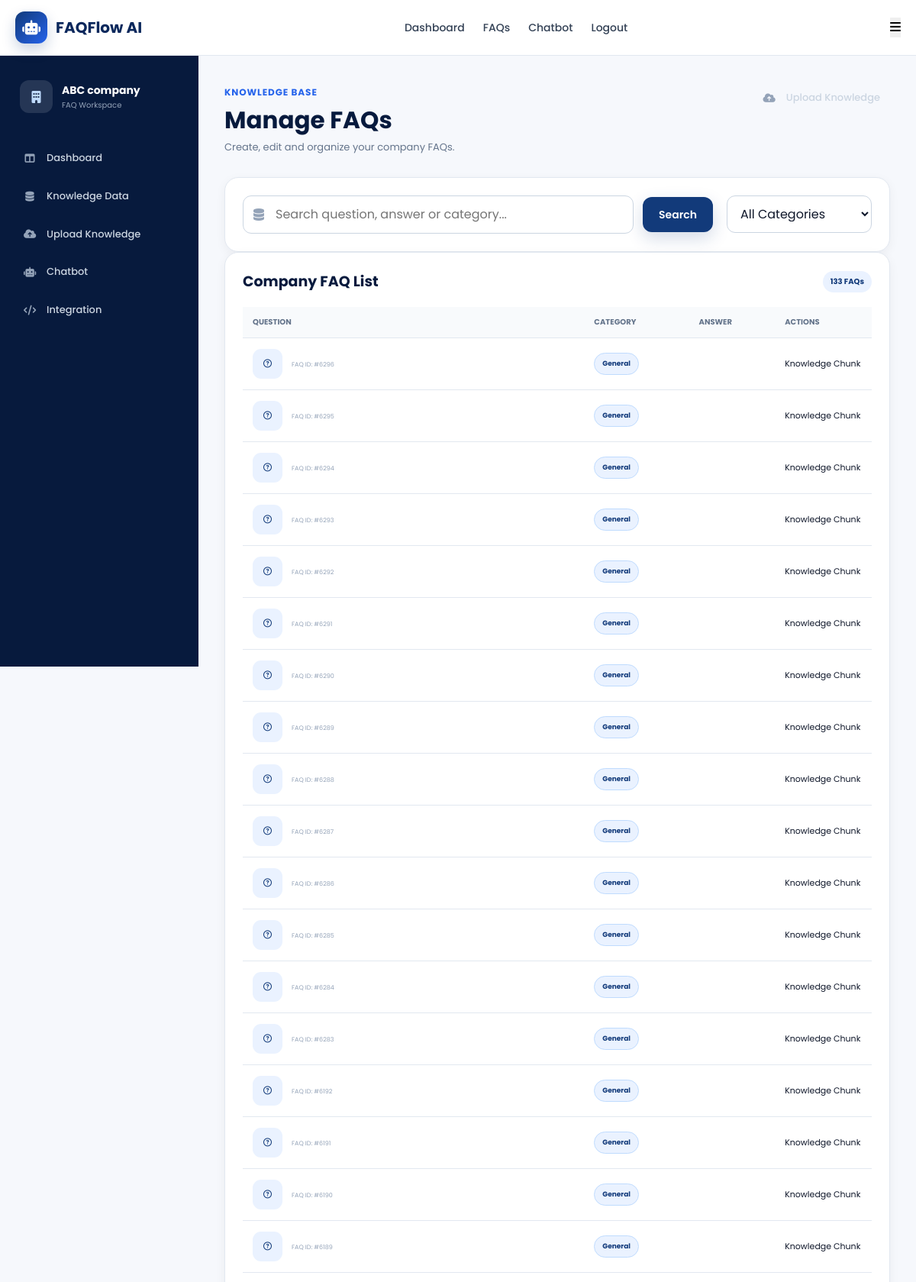
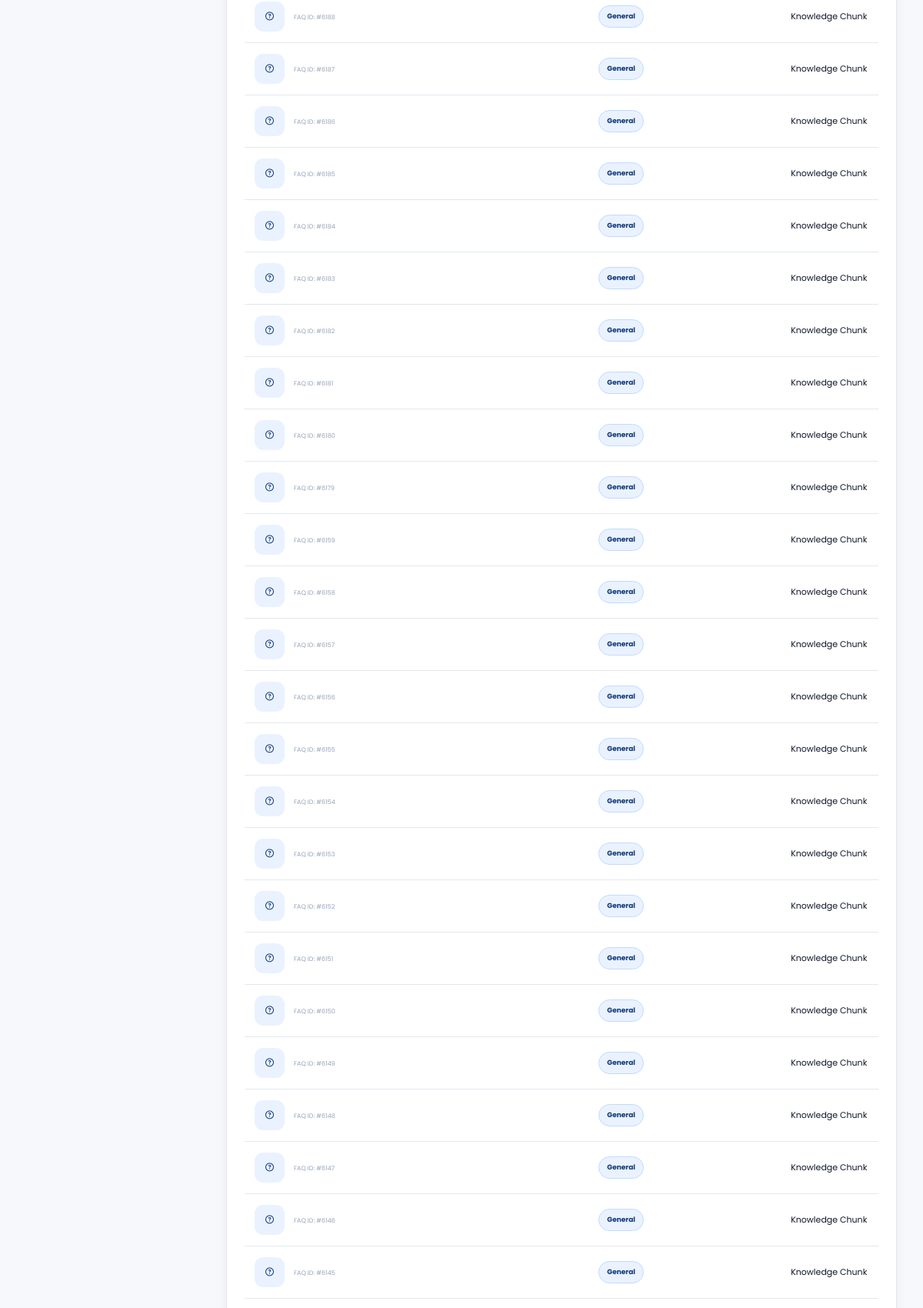
/knowledge/ (signed in, upper part), run on the app's committed database (2 pictures, top to bottom).
### tables this page shows
CREATE TABLE knowledge_chunks (
            id INTEGER PRIMARY KEY AUTOINCREMENT,
            company_id INTEGER NOT NULL,
            content TEXT NOT NULL,
            source_name TEXT,
            source_type TEXT,
            source_url TEXT,
            metadata TEXT,
            created_at TIMESTAMP DEFAULT CURRENT_TIMESTAMP
        );

### routes/faq_routes.py (the view)
@faq_bp.route("/")
@login_required
def faq_list():
    company_id = session.get(
        "company_id"
    )
    create_knowledge_table()
    connection = sqlite3.connect(
        database_path()
    )
    connection.row_factory = sqlite3.Row
    chunks = connection.execute(
        """
        SELECT *
        FROM knowledge_chunks
        WHERE company_id = ?
        ORDER BY id DESC
        """,
        (company_id,)
    ).fetchall()
    connection.close()
    return render_template(
        "faqs/faq_list.html",
        faqs=chunks
    )

### routes/faq_routes.py (called while the page is built)
def database_path():
    return current_app.config.get(
        "DATABASE",
        os.path.join(
            current_app.root_path,
            "database",
            "faqflow.db"
        )
    )

### services/ai_service.py (called while the page is built)
def get_database_path():
    configured_path = current_app.config.get("DATABASE")
    if configured_path:
        return configured_path
    return os.path.join(
        current_app.root_path,
        "database",
        "faqflow.db"
    )

def create_knowledge_table():
    connection = sqlite3.connect(get_database_path())
    try:
        connection.execute(
            """
            CREATE TABLE IF NOT EXISTS knowledge_chunks (
                id INTEGER PRIMARY KEY AUTOINCREMENT,
                company_id INTEGER NOT NULL,
                content TEXT NOT NULL,
                source_name TEXT,
                source_type TEXT,
                source_url TEXT,
                metadata TEXT,
                created_at TIMESTAMP DEFAULT CURRENT_TIMESTAMP
            )
            """
        )
        connection.commit()
    finally:
        connection.close()

### templates/faqs/faq_list.html (shortened to what this page needs)
{% extends "base.html" %}
{% block content %}
<section class="dashboard-page">
    <div class="dashboard-layout">
        <aside class="dashboard-sidebar">
            <div class="sidebar-top">
                <div class="sidebar-company">
                    <div class="company-avatar">
                        <i class="fa-solid fa-building"></i>
                    </div>
                    <div>
                        <h3>{{ session.get("company_name","Company") }}</h3>
                        <p>FAQ Workspace</p>
                    </div>
                </div>
                <nav class="sidebar-menu">
                    <a href="{{ url_for('dashboard.dashboard') }}" class="sidebar-link">
                        <i class="fa-solid fa-table-columns"></i>
                        <span>Dashboard</span>
                    </a>
                    <a href="{{ url_for('faq.knowledge_data') }}" class="sidebar-link">
                        <i class="fa-solid fa-database"></i>
                        <span>Knowledge Data</span>
                    </a>
                    <a href="{{ url_for('faq.upload_data') }}" class="sidebar-link">
                        <i class="fa-solid fa-cloud-arrow-up"></i>
                        <span>Upload Knowledge</span>
                    </a>
                    <a href="{{ url_for('chatbot.chatbot') }}" class="sidebar-link">
                        <i class="fa-solid fa-robot"></i>
                        <span>Chatbot</span>
                    </a>
                    <a href="{{ url_for('chatbot.integration') }}" class="sidebar-link">
                        <i class="fa-solid fa-code"></i>
                        <span>Integration</span>
                    </a>
                </nav>
            </div>
        </aside>
        <main class="dashboard-main">
            <div class="dashboard-header">
                <div>
                    <p class="dashboard-label">
                        Knowledge Base
                    </p>
                    <h1>
                        Manage FAQs
                    </h1>
                    <p class="dashboard-subtitle">
                        Create, edit and organize your company FAQs.
                    </p>
                </div>
                <a href="{{ url_for('faq.upload_data') }}" class="sidebar-link">
                    <i class="fa-solid fa-cloud-arrow-up"></i>
                    <span>Upload Knowledge</span>
                </a>
            </div>
            <div class="dashboard-card">
                <div class="faq-toolbar">
                    <form action="{{  url_for('faq.knowledge_data') }}" method="GET" class="faq-search">
                        <div class="search-box">
                            <i class="fa-solid fa-database"></i>
                            <input type="text" name="keyword" placeholder="Search question, answer or category..."
                                value="{{ keyword if keyword else '' }}">
                        </div>
                        <button type="submit" class="dashboard-primary-button">
                            Search
                        </button>
                    </form>
                    <div class="faq-filter">
                        <select id="categoryFilter">
                            <option value="all">
                                All Categories
                            </option>
                        </select>
                    </div>
                </div>
            </div>
            <div class="dashboard-card">
                <div class="table-header">
                    <h2>
                        Company FAQ List
                    </h2>
                    <span>
                        {{ faqs|length }}
                        FAQs
                    </span>
                </div>
                <div class="table-responsive">
                    <table class="faq-table">
                        <thead>
                            <tr>
                                <th>
                                    Question
                                </th>
                                <th>
                                    Category
                                </th>
                                <th>
                                    Answer
                                </th>
                                <th>
                                    Actions
                                </th>
                            </tr>
                        </thead>
                        <tbody>
                            {% if faqs %}
                            {% for faq in faqs %}
                            <tr class="faq-row" data-category="{{ faq['category'] }}">
                                <td>
                                    <div class="faq-question-cell">
                                        <div class="faq-question-icon">
                                            <i class="fa-regular fa-circle-question"></i>
                                        </div>
                                        <div>
                                            <small>
                                                FAQ ID: #{{ faq["id"] }}
                                            </small>
                                        </div>
                                    </div>
                                </td>
                                <td>
                                    <span class="faq-category-badge">
                                        {{ faq["category"] if faq["category"] else "General" }}
                                    </span>
                                </td>
                                <td>
                                </td>
                                <td>
                                    <div class="faq-action-buttons">
                                        <span class="status-badge info">
                                            Knowledge Chunk
                                        </span>
                                    </div>
                                </td>
                            </tr>
                            {% endfor %}
                            {% endif %}
                        </tbody>
                    </table>
                </div>
            </div>
        </main>
    </div>
</section>
{% endblock %}

### templates/base.html (shortened to what this page needs)
<!DOCTYPE html>
<html lang="en">
<head>
    <link rel="stylesheet" href="{{ url_for('static', filename='css/style.css') }}">
    <link rel="stylesheet" href="{{ url_for('static', filename='css/auth.css') }}">
    <link rel="stylesheet" href="{{ url_for('static', filename='css/dashboard.css') }}">
    <link rel="stylesheet" href="{{ url_for('static', filename='css/chatbot.css') }}">
    <link rel="stylesheet" href="https://cdnjs.cloudflare.com/ajax/libs/font-awesome/6.5.2/css/all.min.css">
</head>
<body>
    <header>
        <nav class="navbar">
            <div class="container">
                <a href="/" class="logo">
                    <i class="fa-solid fa-robot"></i>
                    <span>FAQFlow AI</span>
                </a>
                <ul>
                    {% if session.get("user_id") %}
                    <li>
                        <a href="/dashboard">
                            Dashboard
                        </a>
                    </li>
                    <li>
                        <a href="/faqs">
                            FAQs
                        </a>
                    </li>
                    <li>
                        <a href="/chatbot">
                            Chatbot
                        </a>
                    </li>
                    <li>
                        <a href="/logout">
                            Logout
                        </a>
                    </li>
                    {% endif %}
                </ul>
            </div>
        </nav>
    </header>
    <main>
        {% block content %}
        {% endblock %}
    </main>
</body>
</html>

### static/css/style.css (style rules this page uses)
:root { --primary: #123a7a; --primary-dark: #0b285c; --primary-deep: #071a3d; --primary-light: #eaf2ff; --primary-soft: #f4f7fc; --accent: #2563eb; --accent-dark: #1d4ed8; --white: #ffffff; --background: #f6f8fc; --surface: #ffffff; --surface-soft: #f8fafc; --text-dark: #0f172a; --text-medium: #334155; --text-light: #64748b; --text-muted: #94a3b8; --border: #e2e8f0; --border-dark: #cbd5e1; --success: #16a34a; --success-light: #dcfce7; --danger: #dc2626; --danger-light: #fee2e2; --warning: #d97706; --warning-light: #fef3c7; --shadow-sm: 0 4px 14px rgba(15, 23, 42, 0.05); --shadow-md: 0 10px 30px rgba(15, 23, 42, 0.08); --shadow-lg: 0 22px 55px rgba(15, 23, 42, 0.12); --radius-sm: 8px; --radius-md: 12px; --radius-lg: 18px; --radius-xl: 24px; --transition: all 0.25s ease; }
* { margin: 0; padding: 0; box-sizing: border-box; }
html { scroll-behavior: smooth; }
body { min-height: 100vh; background: var(--background); color: var(--text-dark); font-family: "Poppins", Arial, sans-serif; line-height: 1.6; overflow-x: hidden; }
a { color: inherit; text-decoration: none; }
ul, ol { list-style: none; }
button, input, textarea, select { font: inherit; }
button { border: none; cursor: pointer; }
input, textarea, select { color: var(--text-dark); }
main { min-height: calc(100vh - 160px); }
.container { width: min(1180px, calc(100% - 40px)); margin-inline: auto; }
.btn-primary, .dashboard-primary-button, .auth-submit-button, .cta-primary-button { min-height: 44px; display: inline-flex; align-items: center; justify-content: center; gap: 9px; padding: 11px 20px; border: 1px solid transparent; border-radius: var(--radius-md); background: var(--primary); color: var(--white); font-size: 14px; font-weight: 600; box-shadow: 0 8px 22px rgba(18, 58, 122, 0.18); transition: var(--transition); }
.navbar { position: sticky; top: 0; z-index: 1000; background: rgba(255, 255, 255, 0.96); border-bottom: 1px solid var(--border); backdrop-filter: blur(14px); }
.navbar .container { min-height: 72px; display: flex; align-items: center; justify-content: space-between; gap: 24px; }
.logo { display: inline-flex; align-items: center; gap: 11px; color: var(--primary-dark); font-size: 20px; font-weight: 700; }
.logo i { width: 42px; height: 42px; display: grid; place-items: center; border-radius: 12px; background: linear-gradient( 135deg, var(--primary), var(--accent) ); color: var(--white); font-size: 19px; box-shadow: 0 8px 18px rgba(18, 58, 122, 0.22); }
.navbar ul { display: flex; align-items: center; gap: 24px; }
.navbar ul li a { color: var(--text-medium); font-size: 14px; font-weight: 500; transition: var(--transition); }
.hero-badge, .section-label, .form-label, .card-label, .dashboard-label { width: fit-content; display: inline-flex; align-items: center; gap: 7px; color: var(--accent); font-size: 12px; font-weight: 700; letter-spacing: 0.9px; text-transform: uppercase; }

### data on the page
knowledge_chunks: id "6296", faq "General"
knowledge_chunks: id "6295", faq "General"
knowledge_chunks: id "6294", faq "General"
knowledge_chunks: id "6293", faq "General"
knowledge_chunks: id "6292", faq "General"
knowledge_chunks: id "6291", faq "General"
knowledge_chunks: id "6290", faq "General"
knowledge_chunks: id "6289", faq "General"
knowledge_chunks: id "6288", faq "General"
knowledge_chunks: id "6287", faq "General"
knowledge_chunks: id "6286", faq "General"
knowledge_chunks: id "6285", faq "General"
knowledge_chunks: id "6284", faq "General"
knowledge_chunks: id "6283", faq "General"
knowledge_chunks: id "6192", faq "General"
knowledge_chunks: id "6191", faq "General"
knowledge_chunks: id "6190", faq "General"
knowledge_chunks: id "6189", faq "General"
knowledge_chunks: id "6188", faq "General"
knowledge_chunks: id "6187", faq "General"
knowledge_chunks: id "6186", faq "General"
knowledge_chunks: id "6185", faq "General"
knowledge_chunks: id "6184", faq "General"
knowledge_chunks: id "6183", faq "General"
knowledge_chunks: id "6182", faq "General"
knowledge_chunks: id "6181", faq "General"
knowledge_chunks: id "6180", faq "General"
knowledge_chunks: id "6179", faq "General"
knowledge_chunks: id "6159", faq "General"
knowledge_chunks: id "6158", faq "General"
knowledge_chunks: id "6157", faq "General"
knowledge_chunks: id "6156", faq "General"
knowledge_chunks: id "6155", faq "General"
knowledge_chunks: id "6154", faq "General"
knowledge_chunks: id "6153", faq "General"
knowledge_chunks: id "6152", faq "General"
knowledge_chunks: id "6151", faq "General"
knowledge_chunks: id "6150", faq "General"
knowledge_chunks: id "6149", faq "General"
knowledge_chunks: id "6148", faq "General"
knowledge_chunks: id "6147", faq "General"
knowledge_chunks: id "6146", faq "General"
knowledge_chunks: id "6145", faq "General"

### other printed values
{{ session.get("company_name","Company") }} "ABC company"
{{ faqs|length }} "133"
